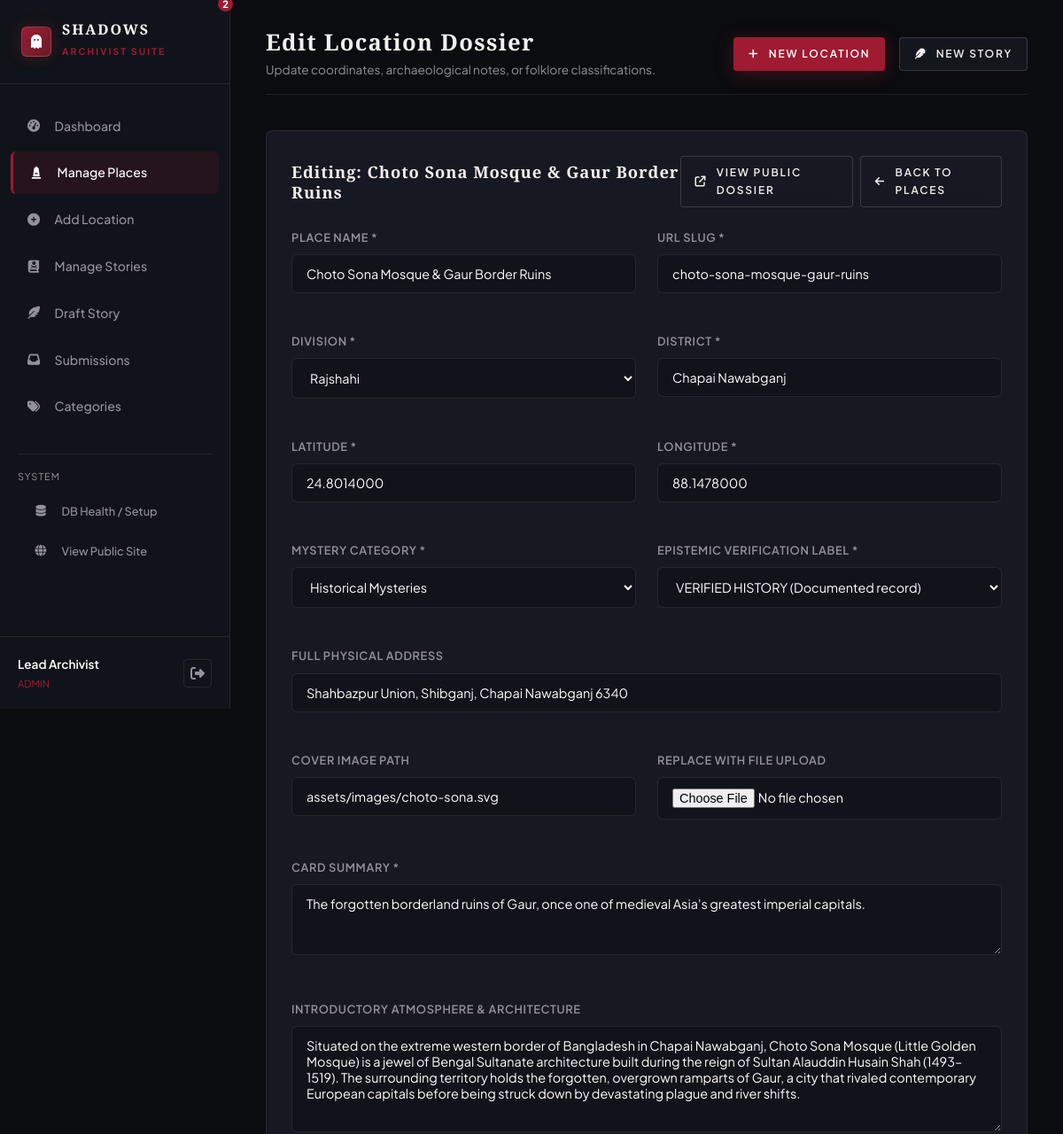
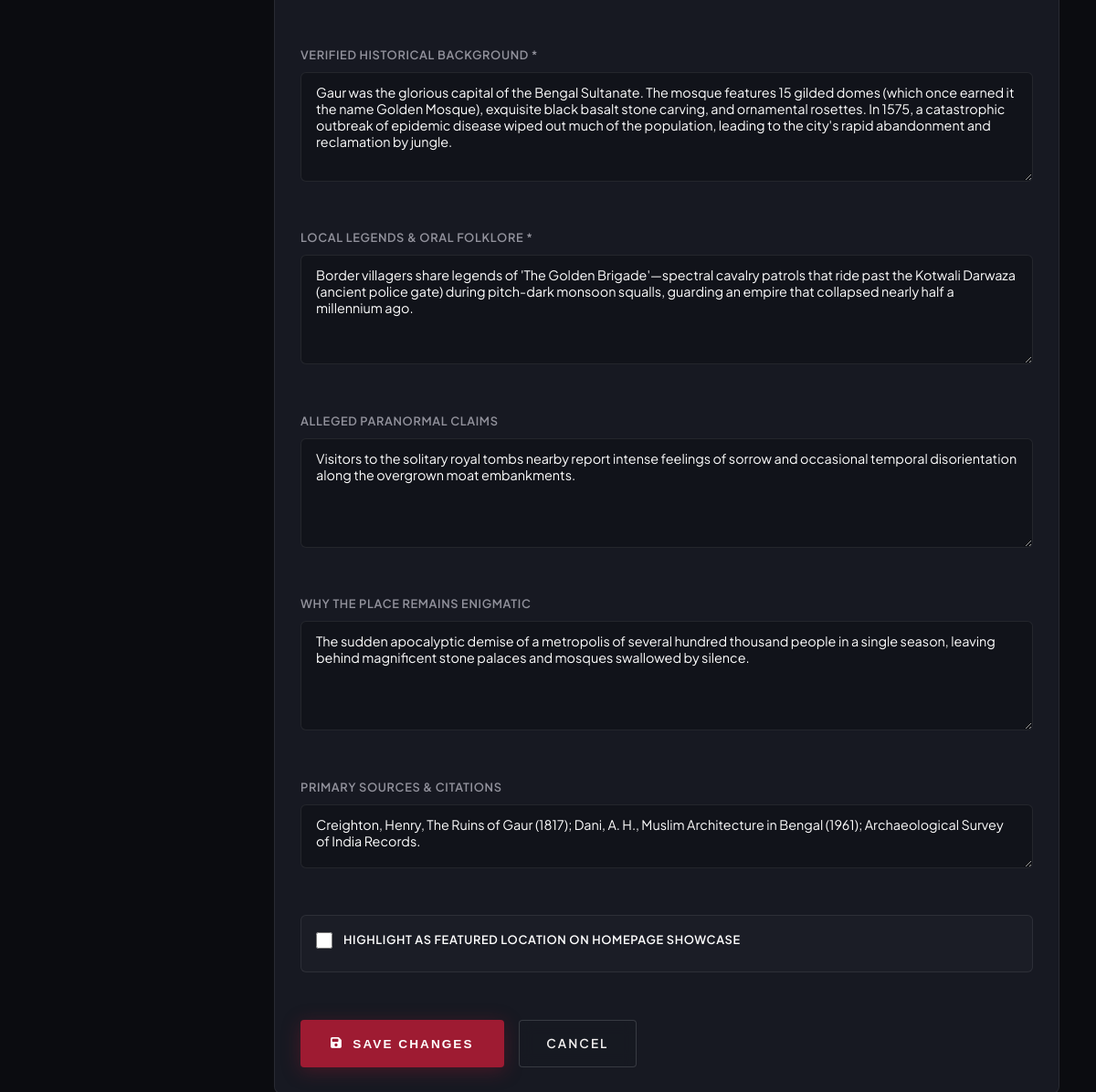
Screenshot of /admin/edit-place.php?id=14 (signed in) with the database file from the repository (2 pictures, top to bottom).
### tables this page shows
CREATE TABLE `places` (
  `id` INT UNSIGNED NOT NULL AUTO_INCREMENT,
  `name` VARCHAR(150) NOT NULL,
  `slug` VARCHAR(160) NOT NULL UNIQUE,
  `summary` VARCHAR(350) NOT NULL,
  `description` TEXT NOT NULL,
  `division` VARCHAR(50) NOT NULL,
  `district` VARCHAR(50) NOT NULL,
  `address` VARCHAR(255) DEFAULT NULL,
  `latitude` DECIMAL(10, 7) NOT NULL,
  `longitude` DECIMAL(10, 7) NOT NULL,
  `cover_image` VARCHAR(255) NOT NULL,
  `historical_background` LONGTEXT NOT NULL,
  `local_legends` LONGTEXT NOT NULL,
  `paranormal_claims` LONGTEXT DEFAULT NULL,
  `why_mysterious` LONGTEXT DEFAULT NULL,
  `category_id` INT UNSIGNED NOT NULL,
  `verification_status` ENUM('VERIFIED HISTORY', 'LOCAL FOLKLORE', 'UNVERIFIED LEGEND') NOT NULL DEFAULT 'LOCAL FOLKLORE',
  `sources` TEXT DEFAULT NULL,
  `is_featured` TINYINT(1) NOT NULL DEFAULT 0,
  `views_count` INT UNSIGNED NOT NULL DEFAULT 0,
  `created_at` TIMESTAMP NOT NULL DEFAULT CURRENT_TIMESTAMP,
  `updated_at` TIMESTAMP NOT NULL DEFAULT CURRENT_TIMESTAMP ON UPDATE CURRENT_TIMESTAMP,
  PRIMARY KEY (`id`),
  INDEX `idx_division` (`division`),
  INDEX `idx_district` (`district`),
  INDEX `idx_category` (`category_id`),
  INDEX `idx_featured` (`is_featured`),
  CONSTRAINT `fk_places_category` FOREIGN KEY (`category_id`) REFERENCES `categories` (`id`) ON DELETE RESTRICT ON UPDATE CASCADE
);

CREATE TABLE `categories` (
  `id` INT UNSIGNED NOT NULL AUTO_INCREMENT,
  `name` VARCHAR(100) NOT NULL UNIQUE,
  `slug` VARCHAR(100) NOT NULL UNIQUE,
  `description` TEXT DEFAULT NULL,
  `icon` VARCHAR(50) NOT NULL DEFAULT 'fa-ghost',
  `created_at` TIMESTAMP NOT NULL DEFAULT CURRENT_TIMESTAMP,
  PRIMARY KEY (`id`)
);

### includes/functions.php (called while the page is built, shortened)
<?php
function e(?string $data): string {
    return htmlspecialchars((string)($data ?? ''), ENT_QUOTES, 'UTF-8');
}
function get_bangladesh_divisions(): array {
    return [
        'Dhaka',
        'Chattogram',
        'Rajshahi',
        'Khulna',
        'Barishal',
        'Sylhet',
        'Rangpur',
        'Mymensingh'
    ];
}
function get_categories(?PDO $pdo = null): array {
    try {
        $stmt = $pdo->query("SELECT * FROM categories ORDER BY id ASC");
        return $stmt->fetchAll();
    } catch (PDOException $e) {
        return [];
    }
}

### admin/edit-place.php (the view, shortened to what this page needs)
<?php
require_once __DIR__ . '/header.php';
$id = (int)($_GET['id'] ?? 0);
$divisions = get_bangladesh_divisions();
$categories = get_categories($pdo);
$stmt = $pdo->prepare("SELECT * FROM places WHERE id = :id LIMIT 1");
$stmt->execute([':id' => $id]);
$place = $stmt->fetch();
?>
<div class="admin-card">
    <div class="admin-card-header">
        <h2>Editing: <?= e($place['name']) ?></h2>
        <div style="display: flex; gap: 0.5rem;">
            <a href="../place.php?slug=<?= e($place['slug']) ?>" target="_blank" class="btn btn-secondary btn-sm">
                <i class="fa-solid fa-arrow-up-right-from-square"></i> View Public Dossier
            </a>
            <a href="places.php" class="btn btn-secondary btn-sm">
                <i class="fa-solid fa-arrow-left"></i> Back to Places
            </a>
        </div>
    </div>
    <form method="POST" action="edit-place.php?id=<?= $id ?>" enctype="multipart/form-data">
        <div class="admin-form-grid">
            <div class="admin-form-group">
                <label for="name">Place Name *</label>
                <input type="text" id="name" name="name" class="admin-input" required value="<?= e($_POST['name'] ?? $place['name']) ?>">
            </div>
            <div class="admin-form-group">
                <label for="slug">URL Slug *</label>
                <input type="text" id="slug" name="slug" class="admin-input" required value="<?= e($_POST['slug'] ?? $place['slug']) ?>">
            </div>
            <div class="admin-form-group">
                <label for="division">Division *</label>
                <select id="division" name="division" class="admin-select" required>
                    <?php foreach ($divisions as $div): ?>
                        <option value="<?= e($div) ?>" <?= (($_POST['division'] ?? $place['division']) === $div) ? 'selected' : '' ?>><?= e($div) ?></option>
                    <?php endforeach; ?>
                </select>
            </div>
            <div class="admin-form-group">
                <label for="district">District *</label>
                <input type="text" id="district" name="district" class="admin-input" required value="<?= e($_POST['district'] ?? $place['district']) ?>">
            </div>
            <div class="admin-form-group">
                <label for="latitude">Latitude *</label>
                <input type="number" step="any" id="latitude" name="latitude" class="admin-input" required value="<?= e($_POST['latitude'] ?? $place['latitude']) ?>">
            </div>
            <div class="admin-form-group">
                <label for="longitude">Longitude *</label>
                <input type="number" step="any" id="longitude" name="longitude" class="admin-input" required value="<?= e($_POST['longitude'] ?? $place['longitude']) ?>">
            </div>
            <div class="admin-form-group">
                <label for="category_id">Mystery Category *</label>
                <select id="category_id" name="category_id" class="admin-select" required>
                    <?php foreach ($categories as $cat): ?>
                        <option value="<?= $cat['id'] ?>" <?= ((int)($_POST['category_id'] ?? $place['category_id']) === (int)$cat['id']) ? 'selected' : '' ?>><?= e($cat['name']) ?></option>
                    <?php endforeach; ?>
                </select>
            </div>
            <div class="admin-form-group">
                <label for="verification_status">Epistemic Verification Label *</label>
                <select id="verification_status" name="verification_status" class="admin-select" required>
                    <?php $currStatus = $_POST['verification_status'] ?? $place['verification_status']; ?>
                    <option value="VERIFIED HISTORY" <?= $currStatus === 'VERIFIED HISTORY' ? 'selected' : '' ?>>VERIFIED HISTORY (Documented record)</option>
                </select>
            </div>
            <div class="admin-form-group col-span-2">
                <label for="address">Full Physical Address</label>
                <input type="text" id="address" name="address" class="admin-input" value="<?= e($_POST['address'] ?? $place['address']) ?>">
            </div>
            <div class="admin-form-group">
                <label for="cover_image">Cover Image Path</label>
                <input type="text" id="cover_image" name="cover_image" class="admin-input" value="<?= e($_POST['cover_image'] ?? $place['cover_image']) ?>">
            </div>
            <div class="admin-form-group">
                <label for="cover_file">Replace with File Upload</label>
                <input type="file" id="cover_file" name="cover_file" class="admin-input" accept="image/*">
            </div>
            <div class="admin-form-group col-span-2">
                <label for="summary">Card Summary *</label>
                <textarea id="summary" name="summary" class="admin-textarea" style="min-height: 80px;" required><?= e($_POST['summary'] ?? $place['summary']) ?></textarea>
            </div>
            <div class="admin-form-group col-span-2">
                <label for="description">Introductory Atmosphere & Architecture</label>
                <textarea id="description" name="description" class="admin-textarea"><?= e($_POST['description'] ?? $place['description']) ?></textarea>
            </div>
            <div class="admin-form-group col-span-2">
                <label for="historical_background">Verified Historical Background *</label>
                <textarea id="historical_background" name="historical_background" class="admin-textarea" required><?= e($_POST['historical_background'] ?? $place['historical_background']) ?></textarea>
            </div>
            <div class="admin-form-group col-span-2">
                <label for="local_legends">Local Legends & Oral Folklore *</label>
                <textarea id="local_legends" name="local_legends" class="admin-textarea" required><?= e($_POST['local_legends'] ?? $place['local_legends']) ?></textarea>
            </div>
            <div class="admin-form-group col-span-2">
                <label for="paranormal_claims">Alleged Paranormal Claims</label>
                <textarea id="paranormal_claims" name="paranormal_claims" class="admin-textarea"><?= e($_POST['paranormal_claims'] ?? $place['paranormal_claims']) ?></textarea>
            </div>
            <div class="admin-form-group col-span-2">
                <label for="why_mysterious">Why The Place Remains Enigmatic</label>
                <textarea id="why_mysterious" name="why_mysterious" class="admin-textarea"><?= e($_POST['why_mysterious'] ?? $place['why_mysterious']) ?></textarea>
            </div>
            <div class="admin-form-group col-span-2">
                <label for="sources">Primary Sources & Citations</label>
                <textarea id="sources" name="sources" class="admin-textarea" style="min-height: 70px;"><?= e($_POST['sources'] ?? $place['sources']) ?></textarea>
            </div>
            <div class="admin-form-group col-span-2" style="background: rgba(255,255,255,0.02); padding: 1rem; border-radius: 6px; border: 1px solid var(--admin-border);">
                <label style="display: flex; align-items: center; gap: 0.75rem; cursor: pointer; color: #fff;">
                    <?php $isFeat = isset($_POST['is_featured']) ? true : (bool)$place['is_featured']; ?>
                    <input type="checkbox" name="is_featured" value="1" <?= $isFeat ? 'checked' : '' ?> style="accent-color: var(--admin-accent); width: 18px; height: 18px;">
                    <span>Highlight as Featured Location on Homepage Showcase</span>
                </label>
            </div>
        </div>
        <div style="margin-top: 2rem; display: flex; gap: 1rem;">
            <button type="submit" class="btn btn-primary" style="padding: 0.85rem 2rem;">
                <i class="fa-solid fa-save"></i> Save Changes
            </button>
            <a href="places.php" class="btn btn-secondary">Cancel</a>
        </div>
    </form>
</div>
<?php require_once __DIR__ . '/footer.php'; ?>

### assets/css/style.css (style rules this page uses)
:root { --bg-primary: #08090D; --bg-secondary: #11131A; --bg-card: #171922; --bg-card-hover: #1E212D; --accent-red: #9E1B32; --accent-crimson: #651C2A; --accent-glow: rgba(158, 27, 50, 0.35); --fog-grey: #A6A6AD; --text-main: #F2F0EF; --text-secondary: #92929C; --text-muted: #6B6B76; --border-subtle: rgba(255, 255, 255, 0.07); --border-accent: rgba(158, 27, 50, 0.4); --glass-bg: rgba(23, 25, 34, 0.85); --font-serif: 'Cinzel', Georgia, serif; --font-sans: 'Plus Jakarta Sans', -apple-system, BlinkMacSystemFont, 'Segoe UI', Roboto, sans-serif; --transition-smooth: all 0.35s cubic-bezier(0.16, 1, 0.3, 1); --container-width: 1280px; }
*, *::before, *::after { box-sizing: border-box; margin: 0; padding: 0; }
html { scroll-behavior: smooth; font-size: 16px; background-color: var(--bg-primary); color: var(--text-main); text-rendering: optimizeLegibility; -webkit-font-smoothing: antialiased; }
body { font-family: var(--font-sans); background-color: var(--bg-primary); color: var(--text-main); line-height: 1.65; overflow-x: hidden; position: relative; min-height: 100vh; }
h1, h2, h3, h4, h5, h6 { font-family: var(--font-serif); color: var(--text-main); letter-spacing: 0.05em; font-weight: 700; line-height: 1.25; }
a { color: inherit; text-decoration: none; transition: var(--transition-smooth); }
.btn { display: inline-flex; align-items: center; justify-content: center; gap: 0.65rem; padding: 0.85rem 1.85rem; font-size: 0.85rem; font-weight: 600; text-transform: uppercase; letter-spacing: 0.15em; border-radius: 4px; cursor: pointer; transition: var(--transition-smooth); border: 1px solid transparent; position: relative; overflow: hidden; }
.btn-primary { background: var(--accent-red); color: #fff; box-shadow: 0 4px 20px rgba(158, 27, 50, 0.35); }
.btn-secondary { background: rgba(23, 25, 34, 0.8); border: 1px solid rgba(255, 255, 255, 0.15); color: var(--text-main); backdrop-filter: blur(8px); }
.btn-sm { padding: 0.5rem 1rem; font-size: 0.75rem; }

### assets/css/admin.css (style rules this page uses)
:root { --admin-bg: #0b0c10; --admin-sidebar: #11131a; --admin-card: #171922; --admin-accent: #9E1B32; --admin-accent-hover: #b5223c; --admin-text: #F2F0EF; --admin-muted: #92929C; --admin-border: rgba(255, 255, 255, 0.08); }
* { box-sizing: border-box; margin: 0; padding: 0; }
body.admin-body { background-color: var(--admin-bg); color: var(--admin-text); font-family: 'Plus Jakarta Sans', sans-serif; min-height: 100vh; display: flex; }
.admin-card { background: var(--admin-card); border: 1px solid var(--admin-border); border-radius: 8px; padding: 1.75rem; margin-bottom: 2rem; }
.admin-card-header { display: flex; align-items: center; justify-content: space-between; margin-bottom: 1.5rem; }
.admin-card-header h2 { font-size: 1.15rem; font-family: 'Cinzel', serif; }
.admin-form-grid { display: grid; grid-template-columns: repeat(2, 1fr); gap: 1.5rem; }
.col-span-2 { grid-column: span 2; }
.admin-form-group { margin-bottom: 1.25rem; }
.admin-form-group label { display: block; font-size: 0.8rem; font-weight: 600; text-transform: uppercase; letter-spacing: 0.05em; color: var(--admin-muted); margin-bottom: 0.5rem; }
.admin-input, .admin-select, .admin-textarea { width: 100%; background: #11131a; border: 1px solid var(--admin-border); color: #fff; padding: 0.75rem 1rem; border-radius: 6px; font-family: inherit; font-size: 0.9rem; outline: none; transition: border-color 0.2s ease; }
.admin-textarea { min-height: 120px; resize: vertical; }

### rows the page displays
places: name "Choto Sona Mosque & Gaur Border Ruins", slug "choto-sona-mosque-gaur-ruins", district "Chapai Nawabganj", latitude "24.8014000", longitude "88.1478000", category_id "Historical Mysteries", verification_status "VERIFIED HISTORY (Documented record)", address "Shahbazpur Union, Shibganj, Chapai Nawabganj 6340", cover_image "assets/images/choto-sona.svg", summary "The forgotten borderland ruins of Gaur, once one of medieval Asia's greatest imperial capitals.", description "Situated on the extreme western border of Bangladesh in Chapai Nawabganj, Choto Sona Mosque (Little Golden Mosque) is a jewel of Bengal Sultanate architecture built during the reign of Sultan Alauddin Husain Shah (1493–1519). The surrounding territory holds the forgotten, overgrown ramparts of Gaur, a city that rivaled contemporary European capitals before being struck down by devastating plague and river shifts.", historical_background "Gaur was the glorious capital of the Bengal Sultanate. The mosque features 15 gilded domes (which once earned it the name Golden Mosque), exquisite black basalt stone carving, and ornamental rosettes. In 1575, a catastrophic outbreak of epidemic disease wiped out much of the population, leading to the city's rapid abandonment and reclamation by jungle.", local_legends "Border villagers share legends of 'The Golden Brigade'—spectral cavalry patrols that ride past the Kotwali Darwaza (ancient police gate) during pitch-dark monsoon squalls, guarding an empire that collapsed nearly half a millennium ago.", paranormal_claims "Visitors to the solitary royal tombs nearby report intense feelings of sorrow and occasional temporal disorientation along the overgrown moat embankments.", why_mysterious "The sudden apocalyptic demise of a metropolis of several hundred thousand people in a single season, leaving behind magnificent stone palaces and mosques swallowed by silence.", sources "Creighton, Henry, The Ruins of Gaur (1817); Dani, A. H., Muslim Architecture in Bengal (1961); Archaeological Survey of India Records."

### other values shown
$currentAdmin['full_name'] "Lead Archivist"
$currentAdmin['role'] "ADMIN"
$adminTitle "Edit Location Dossier"
$adminSubtitle "Update coordinates, archaeological notes, or folklore classifications."
form field division "Rajshahi"
